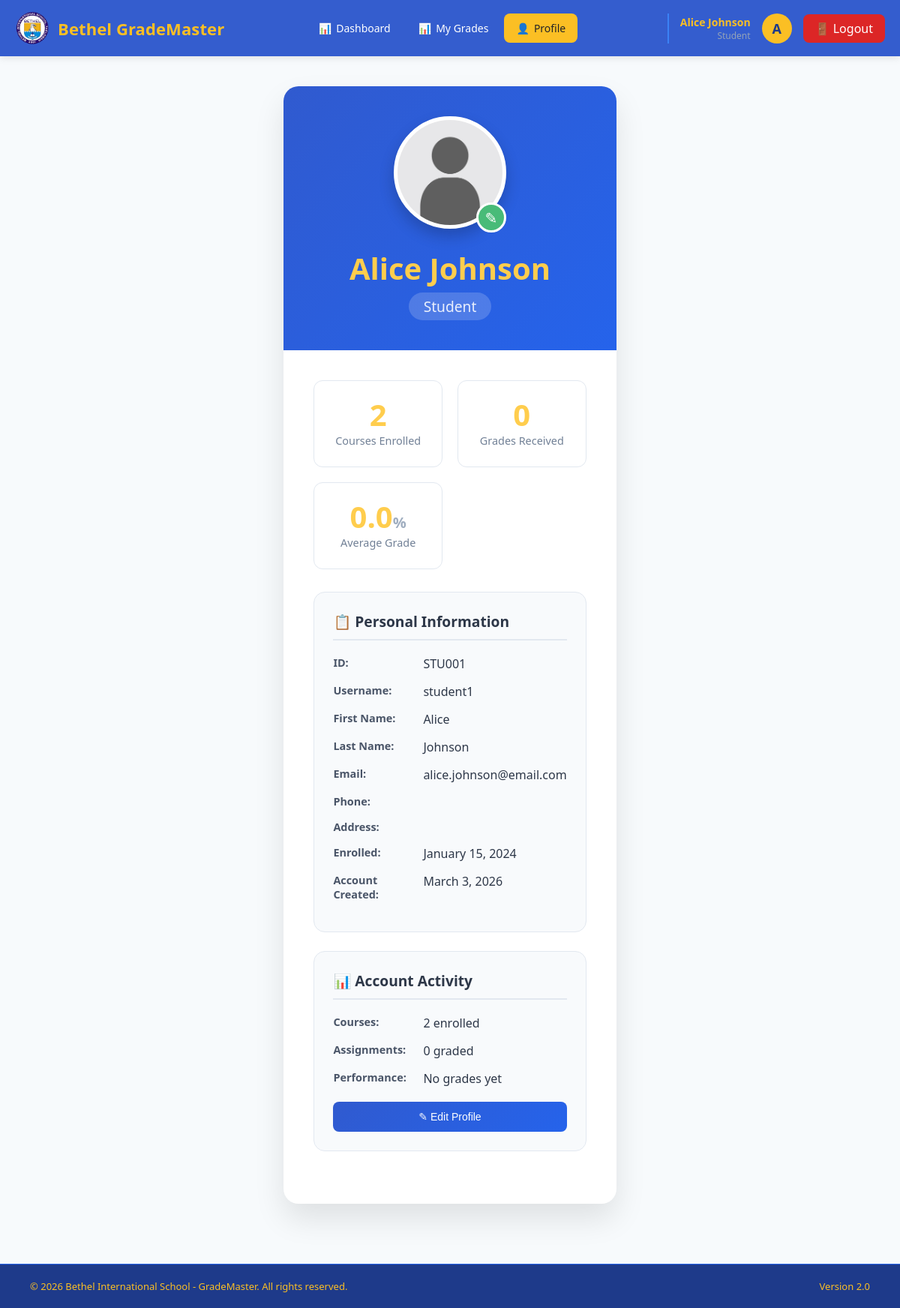
Page /view_profile.php (signed in) on the committed database.
### tables this page shows
CREATE TABLE `students` (
  `id` int(11) NOT NULL,
  `user_id` int(11) DEFAULT NULL,
  `student_id` varchar(20) NOT NULL,
  `first_name` varchar(50) NOT NULL,
  `last_name` varchar(50) NOT NULL,
  `email` varchar(100) DEFAULT NULL,
  `phone` varchar(20) DEFAULT NULL,
  `address` text DEFAULT NULL,
  `profile_image` varchar(255) DEFAULT NULL,
  `enrollment_date` date DEFAULT NULL
);

CREATE TABLE `users` (
  `id` int(11) NOT NULL,
  `username` varchar(50) NOT NULL,
  `password` varchar(255) NOT NULL,
  `full_name` varchar(100) NOT NULL,
  `role` enum('admin','teacher','student') NOT NULL,
  `created_at` timestamp NOT NULL DEFAULT current_timestamp()
);

### view_profile.php (the view, shortened to what this page needs)
<?php
require_once 'config/database.php';
include 'includes/header.php';
$user_id = $_SESSION['user_id'];
$role = $_SESSION['role'];
$profile = [];
$stats = [
    'course_count' => 0,
    'grade_count' => 0,
    'avg_grade' => 0,
    'student_count' => 0
];
try {
    if ($role == 'student') {
        $stmt = $pdo->prepare("
            SELECT s.*, u.username, u.full_name, u.created_at as account_created
            FROM students s
            JOIN users u ON s.user_id = u.id
            WHERE u.id = ?
        ");
        $stmt->execute([$user_id]);
        $profile = $stmt->fetch();
        if ($profile) {
            $stmt = $pdo->prepare("
                SELECT COUNT(DISTINCT e.course_id) as course_count,
                       COUNT(DISTINCT g.id) as grade_count,
                       COALESCE(AVG(g.score/g.max_score * 100), 0) as avg_grade
                FROM enrollments e
                LEFT JOIN grades g ON e.id = g.enrollment_id
                WHERE e.student_id = ?
            ");
            $stmt->execute([$profile['id']]);
            $stats = $stmt->fetch();
        }
    } else if ($role == 'teacher') {
        $stmt = $pdo->prepare("
            SELECT t.*, u.username, u.full_name, u.created_at as account_created
            FROM teachers t
            JOIN users u ON t.user_id = u.id
            WHERE u.id = ?
        ");
        $stmt->execute([$user_id]);
        $profile = $stmt->fetch();
        if ($profile) {
            $stmt = $pdo->prepare("
                SELECT COUNT(DISTINCT c.id) as course_count,
                       COUNT(DISTINCT e.student_id) as student_count
                FROM courses c
                LEFT JOIN enrollments e ON c.id = e.course_id
                WHERE c.teacher_id = ?
            ");
            $stmt->execute([$profile['id']]);
            $teacher_stats = $stmt->fetch();
            $stats['course_count'] = $teacher_stats['course_count'] ?? 0;
            $stats['student_count'] = $teacher_stats['student_count'] ?? 0;
        }
    }
} catch (Exception $e) {
    error_log("Profile error: " . $e->getMessage());
}
$profile_image_url = isset($profile['profile_image']) && !empty($profile['profile_image']) && file_exists("uploads/profiles/" . $profile['profile_image'])
    ? "uploads/profiles/" . $profile['profile_image']
    : "uploads/profiles/default.jpg"; ?>
<!DOCTYPE html>
<html lang="en">
<head>
</head>
<body>
    <div class="container">
        <div class="profile-card">
            <div class="profile-header">
                <div class="profile-image-container">
                <?php if ($role == 'student' || $role == 'teacher'): ?>
                    <img src="<?php echo htmlspecialchars($profile_image_url); ?>"
                        alt="Profile"
                        class="profile-image"
                        data-name="<?php echo htmlspecialchars($student['first_name'] . ' ' . $student['last_name']); ?>"
                        onerror="this.src='uploads/profiles/default.jpg'">
                    <div class="edit-image-btn" onclick="openEditModal()">✎</div>
                <?php endif; ?>
                </div>
                <div class="profile-name">
                    <?php
                    if ($role == 'student' || $role == 'teacher') {
                        $first_name = $profile['first_name'] ?? '';
                        $last_name = $profile['last_name'] ?? '';
                        echo htmlspecialchars(trim($first_name . ' ' . $last_name));
                    } else {
                        echo htmlspecialchars($profile['full_name'] ?? 'Admin');
                    }
                    ?>
                </div>
                <div class="profile-role"><?php echo ucfirst($role); ?></div>
            </div>
            <div class="profile-body">
                <div class="stats-grid">
                    <?php if ($role == 'student'): ?>
                        <div class="stat-box">
                            <div class="stat-number"><?php echo intval($stats['course_count'] ?? 0); ?></div>
                            <div class="stat-label">Courses Enrolled</div>
                        </div>
                        <div class="stat-box">
                            <div class="stat-number"><?php echo intval($stats['grade_count'] ?? 0); ?></div>
                            <div class="stat-label">Grades Received</div>
                        </div>
                        <div class="stat-box">
                            <div class="stat-number">
                                <?php
                                $avg_grade = floatval($stats['avg_grade'] ?? 0);
                                echo number_format($avg_grade, 1); ?><span class="stat-unit">%</span>
                            </div>
                            <div class="stat-label">
                                Average Grade
                            </div>
                        </div>
                    <?php endif; ?>
                </div>
                <div class="info-grid">
                    <div class="info-section">
                        <h3>📋 Personal Information</h3>
                        <?php if ($role == 'student' || $role == 'teacher'): ?>
                            <div class="info-item">
                                <span class="info-label">ID:</span>
                                <span class="info-value"><?php echo htmlspecialchars($profile[$role . '_id'] ?? 'N/A'); ?></span>
                            </div>
                        <?php endif; ?>
                        <div class="info-item">
                            <span class="info-label">Username:</span>
                            <span class="info-value"><?php echo htmlspecialchars($profile['username'] ?? 'N/A'); ?></span>
                        </div>
                        <?php if ($role == 'student' || $role == 'teacher'): ?>
                            <div class="info-item">
                                <span class="info-label">First Name:</span>
                                <span class="info-value"><?php echo htmlspecialchars($profile['first_name'] ?? 'N/A'); ?></span>
                            </div>
                            <div class="info-item">
                                <span class="info-label">Last Name:</span>
                                <span class="info-value"><?php echo htmlspecialchars($profile['last_name'] ?? 'N/A'); ?></span>
                            </div>
                        <?php endif; ?>
                        <div class="info-item">
                            <span class="info-label">Email:</span>
                            <span class="info-value"><?php echo htmlspecialchars($profile['email'] ?? 'Not provided'); ?></span>
                        </div>
                        <div class="info-item">
                            <span class="info-label">Phone:</span>
                        </div>
                        <?php if ($role == 'student'): ?>
                            <div class="info-item">
                                <span class="info-label">Address:</span>
                            </div>
                            <div class="info-item">
                                <span class="info-label">Enrolled:</span>
                                <span class="info-value"><?php echo isset($profile['enrollment_date']) ? date('F j, Y', strtotime($profile['enrollment_date'])) : 'N/A'; ?></span>
                            </div>
                        <?php endif; ?>
                        <div class="info-item">
                            <span class="info-label">Account Created:</span>
                            <span class="info-value"><?php echo isset($profile['account_created']) ? date('F j, Y', strtotime($profile['account_created'])) : 'N/A'; ?></span>
                        </div>
                    </div>
                    <div class="info-section">
                        <h3>📊 Account Activity</h3>
                        <?php if ($role == 'student'): ?>
                            <div class="info-item">
                                <span class="info-label">Courses:</span>
                                <span class="info-value"><?php echo intval($stats['course_count'] ?? 0); ?> enrolled</span>
                            </div>
                            <div class="info-item">
                                <span class="info-label">Assignments:</span>
                                <span class="info-value"><?php echo intval($stats['grade_count'] ?? 0); ?> graded</span>
                            </div>
                            <div class="info-item">
                                <span class="info-label">Performance:</span>
                                <span class="info-value">
                                    <?php
                                    $avg_grade = floatval($stats['avg_grade'] ?? 0);
                                    if ($avg_grade > 0): ?>
                                        <span style="color: <?php echo $avg_grade >= 60 ? '#48bb78' : '#e53e3e'; ?>;">
                                            <?php echo number_format($avg_grade, 1); ?>% average
                                        </span>
                                    <?php else: ?>
                                        No grades yet
                                    <?php endif; ?>
                                </span>
                            </div>
                        <?php endif; ?>
                        <div style="margin-top: 20px;">
                            <button class="btn btn-outline" onclick="openEditModal()" style="width: 100%;">✎ Edit Profile</button>
                        </div>
                    </div>
                </div>
            </div>
        </div>
    </div>
</body>
</html>
<?php include 'includes/footer.php'; ?>

### includes/header.php (style rules this page uses)
* { margin: 0; padding: 0; box-sizing: border-box; }
body { font-family: 'Segoe UI', Tahoma, Geneva, Verdana, sans-serif; background: #f0f4f8; min-height: 100vh; display: flex; flex-direction: column; }
.container { max-width: 1400px; margin: 30px auto; padding: 0 20px; flex: 1; }

### view_profile.php (style rules this page uses)
* { margin: 0; padding: 0; box-sizing: border-box; }
body { font-family: 'Segoe UI', Tahoma, Geneva, Verdana, sans-serif; background: #f7fafc; }
.container { max-width: 1200px; margin: 40px auto; padding: 0 20px; }
.profile-card { background: white; border-radius: 20px; box-shadow: 0 20px 40px rgba(0,0,0,0.1); overflow: hidden; transition: transform 0.2s, box-shadow 0.2s; }
.profile-header { background: linear-gradient(135deg, #305acf 0%, #2563eb 100%); padding: 40px; text-align: center; color: white; position: relative; }
.profile-image-container { position: relative; display: inline-block; }
.profile-image { width: 150px; height: 150px; border-radius: 50%; border: 5px solid white; box-shadow: 0 10px 20px rgba(0,0,0,0.2); object-fit: cover; margin-bottom: 20px; background: white; }
.edit-image-btn { position: absolute; bottom: 20px; right: 0; background: #48bb78; color: white; width: 40px; height: 40px; border-radius: 50%; display: flex; align-items: center; justify-content: center; cursor: pointer; border: 3px solid white; font-size: 20px; transition: background 0.3s; }
.profile-name { font-size: 2.5em; font-weight: bold; margin-bottom: 5px; color: #ffcd4d; }
.profile-role { font-size: 1.2em; opacity: 0.9; background: rgba(255,255,255,0.2); display: inline-block; padding: 5px 20px; border-radius: 20px; }
.profile-body { padding: 40px; }
.info-grid { display: grid; grid-template-columns: repeat(auto-fit, minmax(350px, 1fr)); gap: 25px; margin-bottom: 30px; }
.info-section { background: #f8fafc; padding: 25px; border-radius: 15px; border: 1px solid #e2e8f0; }
.info-section h3 { color: #2d3748; margin-bottom: 20px; padding-bottom: 10px; border-bottom: 2px solid #e2e8f0; font-size: 1.2em; }
.info-item { margin-bottom: 15px; display: flex; align-items: flex-start; }
.info-label { font-weight: 600; color: #4a5568; width: 120px; font-size: 0.9em; flex-shrink: 0; }
.info-value { color: #2d3748; flex: 1; word-break: break-word; }
.stats-grid { display: grid; grid-template-columns: repeat(auto-fit, minmax(150px, 1fr)); gap: 20px; margin-bottom: 30px; }
.stat-box { background: white; padding: 25px; border-radius: 12px; text-align: center; border: 1px solid #e2e8f0; transition: transform 0.2s, box-shadow 0.2s; }
.stat-number { font-size: 2.5em; font-weight: bold; color: #ffcd4d; line-height: 1; }
.stat-label { color: #718096; font-size: 0.9em; margin-top: 5px; }
.stat-unit { font-size: 0.5em; color: #a0aec0; }
.btn { display: inline-block; padding: 12px 24px; background: linear-gradient(135deg, #305acf 0%, #2563eb 100%); color: white; text-decoration: none; border-radius: 8px; border: none; cursor: pointer; font-size: 14px; font-weight: 500; transition: all 0.3s; }
.btn-outline { background: linear-gradient(135deg, #305acf 0%, #2563eb 100%); border: 2px solid linear-gradient(135deg, #305acf 0%, #2563eb 100%); color: linear-gradient(135deg, #305acf 0%, #2563eb 100%); }

### rows in the picture
students: first_name+last_name "Alice Johnson", student "STU001", user.username "student1", first_name "Alice", last_name "Johnson", email "alice.johnson@email.com", enrollment_date "January 15, 2024", user.created_at "March 3, 2026"

### other values in the picture
$full_name "Alice Johnson"
$role "Student"
substr($full_name, 0, 1) "A"
$stats['course_count'] "2"
$stats['grade_count'] "0"
$avg_grade "0.0"
